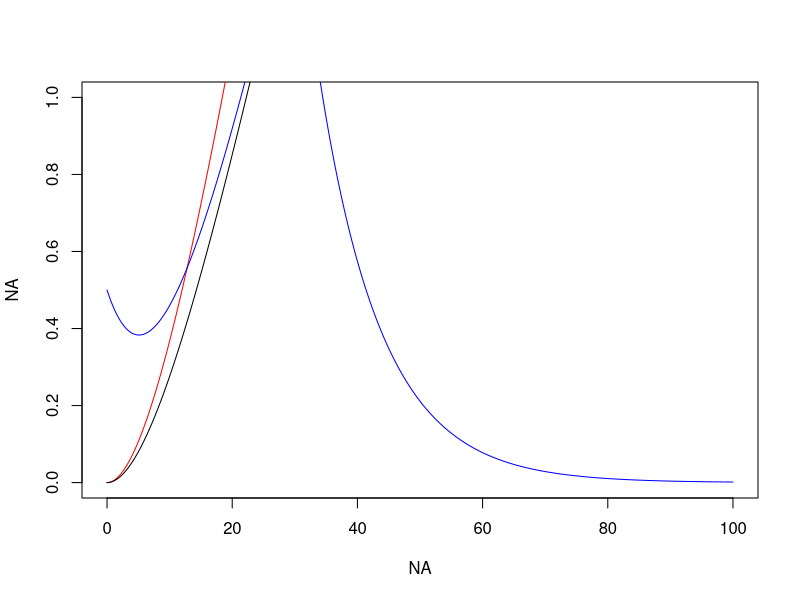

The R source for this figure:
library(deSolve)

t <- seq(0, 100, by = 0.01)
init <- c(0, 0.5, 0, 0, 1)
inf_info <- data.frame()

#         Protein Stuff
#         X[1] = SFT
#         X[2] = SP
#         X[3] = FA
#         X[4] = SFT/SP Ratio
#         X[5] = Number of leaves
#         X[6] = Change in number of leaves


parms_list <- list(
        k_1 <- 0.01,
        k_2 <- 0.0075,
        k_3 <- 0.0075,
        k_SFT <- 0.1,
        k_SP <- 0.1,
        k_FA <- 0.1,
        beta <- 0.1,
        gamma <- 0.2,
        delta <- c(0.1, 0.1, 0.1, 0, 0),
        mutants <- c(0, 0, 0)
)

parms_list$init <- init

#Protein concentrations of SFT, SP, FA, change in leaves, leaf number

SFT_threshold <- function(SFT_conc) {
        flower <- 0
        threshold <- 0
        if(SFT_conc < 0.3) {
                flower <- 0
                vegetative <- 1
        }
        else{
                flower <- 1
                vegetative <- 0
        }
        return(c(flower, vegetative))
}

#creates an inflorescence (row) in data frame whenever SFT exceeds the arbitrary threshold 0.3
create_inf <- function(SFT_conc) {
        if(SFT_conc > 0.3) {
                data <- c(0, "NOT FLOWERED")
                inf_info <<- rbind(inf_info, data)
        }
}

#not used right now but when the flowering meristem gets modeled (individual flowers), this will tell when a inflorescence meristem stop being a sink
inflorescence_check <- function(inf_data) {
        for(i in 1:inf_data[i,]){
                if(inf_data[i,1] > 0.3) {
                        inf_data[i,2] <- "FLOWERED"
                }
        }
}

tomato_model <- function(t, X, parms=NULL,...) {
        
        with(as.list(parms),{

        SFT <- k_1*X[4] 
        # SFT <- SFT - beta*nrow(inf_info)*SFT #needs some work because it doesn't make physical sense with no cap; proportional
        # SFT_meristem <- k_SFT*SFT*(1 - SFT)
        SP <- k_2*X[4]*SFT_threshold(SFT)[2]
        # SP_meristem <- k_SP*SP*(1 - SP)
        FA <- k_3*X[4] + gamma*SFT*SFT_threshold(SFT)[1]
        # FA_cap <- k_FA*FA*(1 - FA)
        
        # flower_ratio <- SFT/SP
        create_inf(SFT)
        # inflorescence_check(inf_infO)
        
        derivatives <- rep(0, length(X))
        derivatives[1:3] <- c(SFT, SP, FA)#, flower_ratio)
        derivatives[1:3] <- derivatives[1:3] * (1 - mutants)
        derivatives[4] <- X[5]
        derivatives <- derivatives - delta*X
        return(list(
                Derivatives <- derivatives
        ))
        })
}

fit_model = function(parms){
        s1 <- ode(y = c(parms$init),
                  times = t,
                  func = tomato_model,
                  parms=parms,
                  method='lsoda')
                  # rootfun = root_fun,
                  # events = list(func = eventsfun,root=T,terminalroot=terminalroot))
        return(s1)
}

s1 <- fit_model(parms_list)        
cols = c('red','blue','black')#'green','gray')
time_scale <- 1
x=t
x=x*time_scale
plot(NA,NA,xlim = range(x),ylim = c(0,1))#range(s1[,-1]))
for(i in 2:4){
        lines(s1[,1]*time_scale,s1[,i],col=cols[i-1])
}
